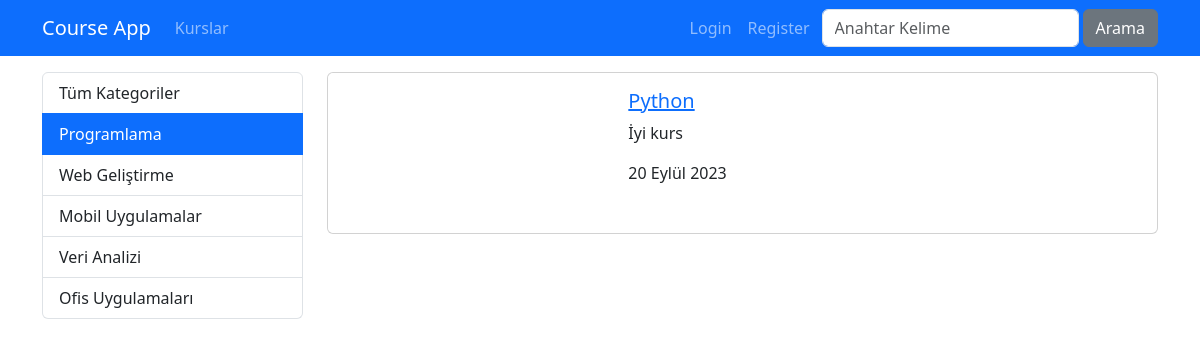
Screenshot of /kurslar/kategori/programlama with the database file from the repository.
### courses/models.py (models this page shows, shortened)
class Category(models.Model):
    name = models.CharField(max_length=40)
    slug=models.SlugField(default="",null=False,unique=True,db_index=True,max_length=50)

class Course(models.Model):
    title = models.CharField(max_length=50)
    description = models.TextField()
    image = models.ImageField(upload_to="images", default="")
    date= models.DateField(auto_now=True)
    isActive = models.BooleanField(default=False)
    isHome = models.BooleanField(default=False)
    slug = models.SlugField(default="",blank=True,null=False, unique=True, db_index=True)
    categories = models.ManyToManyField(Category,)

### courses/views.py (the view)
# urls.py: path('kategori/<slug:slug>',views.getCoursesByCategory, name='courses_by_category'),
def getCoursesByCategory(request, slug):
   kurslar=Course.objects.filter(categories__slug=slug,isActive=True).order_by("date")
   kategoriler = Category.objects.all()
   paginator = Paginator(kurslar, 2)
   page = request.GET.get('page',1)
   page_obj = paginator.page(page)
   print(page_obj.paginator.count)
   print(page_obj.paginator.num_pages)
   return render(request,'courses/list.html',{
       'categories': kategoriler,
        'page_obj': page_obj,
        'seciliKategori':slug,
   })

### courses/templates/courses/list.html (shortened to what this page needs)
{% extends 'layout.html' %}
{% load static %}
{% block css_files %}
<link rel="stylesheet" href="{% static 'courses/css/style.css' %}">
{% endblock css_files %}
{% block content %}
  <div class="container mt-3">
    <div class="row">
      <div class="col-3">
        {% include 'courses/partials/_categories.html' %}
      </div>
      <div class="col-9">
        {% for course in page_obj.object_list %}
          {% if course.isActive %}
            {% include 'courses/partials/_course.html' %}
          {% endif %}
        {% endfor %}
      </div>
    </div>
  </div>
{% endblock %}

### courses/templates/courses/partials/_categories.html
<div class="list-group">
    <a href="/kurslar" class="list-group-item list-group-item-action">Tüm Kategoriler</a>
    {% for category in categories %}
        <a href="{% url 'courses_by_category' category.slug %}"
        class="list-group-item list-group-item-action {% if seciliKategori == category.slug %}active{% endif %}">{{ category.name | title }}</a>
    {% endfor %}
</div>

### courses/templates/courses/partials/_course.html
{% load static %}
<div class="card mb-3">
  <div class="row">
    <div class="col-4">
      <img class="img-fluid rounded-start" src="{{course.image.url }}" alt="{{ course.title }}" />
    </div>
    <div class="col-8">
      <div class="card-body">
        <h5 class="card-title">
          <a href="{{course.image.url }}">
            {{ course.title }}
        </a>
      </h5>
          <p class="card-text">{{ course.description |truncatechars:10 }}</p>
        <p class="card-text">{{ course.date}}</p>
      </div>
    </div>
  </div>
</div>

### rows the page displays
Category: name "Programlama"
Category: name "Web Geliştirme"
Category: name "Mobil Uygulamalar"
Category: name "Veri Analizi"
Category: name "Ofis Uygulamaları"
Course: image (picture), title "Python", description "İyi kurs", date "20 Eylül 2023"
